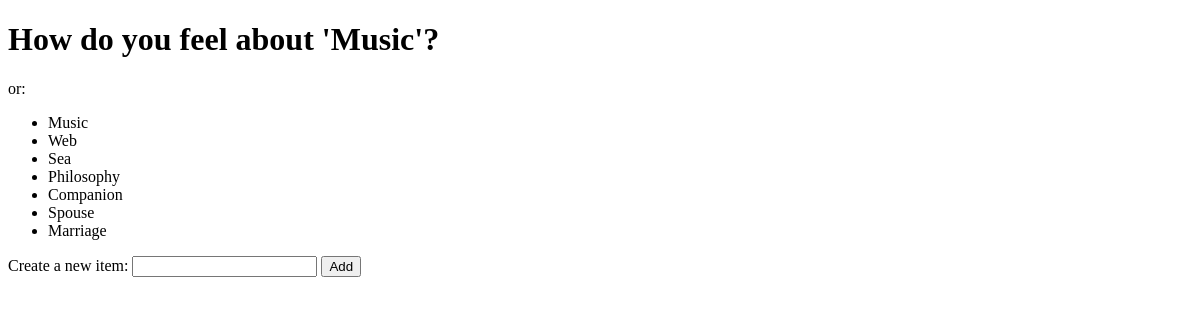
Before: / with the older database file.
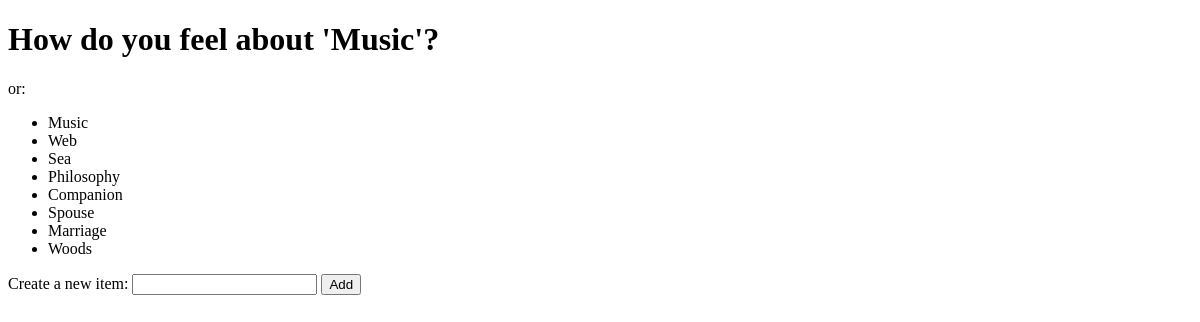
After: the same page with the newer database file.
### item/models.py (models this page shows)
class Item(models.Model):
    item = models.CharField(max_length=30)
    reactions = models.ForeignKey(Reaction, on_delete=models.PROTECT, null=True)
    def __str__(self):
        return self.item

### item/views.py (the view, shortened to what this page needs)
# urls.py: path('', views.WelcomePageView.as_view()),
class WelcomePageView(View):
    def get(self, request):
        items = Item.objects.all()
        return render(request, 'item/welcome-page.html', {'items':items})

### item/templates/item/welcome-page.html (shortened to what this page needs)
<!DOCTYPE html>
<html lang="en">
<head>
</head>
<body>
    <header>
        <h1>How do you feel about 'Music'?</h1>
        <p>or:</p>
    </header>
    <ul>
        {% for item in items %}
        <li>{{ item }}</li>
        {% endfor %}
    </ul>
    <footer>
        <form action="" method="POST">
            <label>Create a new item:</label>
            <input type="text" name="new-item">
            <button type="submit">Add</button>
        </form>
    </footer>
</body>
</html>

Changed rows visible on the page:
added Item: item "Woods"
